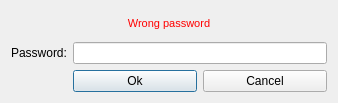
<?xml version="1.0" encoding="UTF-8"?>
<ui version="4.0">
  <class>PasswordDialog</class>
  <widget class="QDialog" name="PasswordDialog">
    <property name="geometry">
      <rect>
        <x>0</x>
        <y>0</y>
        <width>338</width>
        <height>103</height>
      </rect>
    </property>
    <property name="minimumSize">
      <size>
        <width>338</width>
        <height>0</height>
      </size>
    </property>
    <property name="maximumSize">
      <size>
        <width>338</width>
        <height>16777215</height>
      </size>
    </property>
    <property name="windowTitle">
      <string>Enter password</string>
    </property>
    <layout class="QGridLayout" name="gridLayout">
      <item row="1" column="1" colspan="2">
        <widget class="QLineEdit" name="m_passwordEdit">
          <property name="sizePolicy">
            <sizepolicy hsizetype="Expanding" vsizetype="Fixed">
              <horstretch>0</horstretch>
              <verstretch>0</verstretch>
            </sizepolicy>
          </property>
          <property name="echoMode">
            <enum>QLineEdit::Password</enum>
          </property>
        </widget>
      </item>
      <item row="3" column="2">
        <widget class="QPushButton" name="m_cancelButton">
          <property name="text">
            <string>Cancel</string>
          </property>
        </widget>
      </item>
      <item row="1" column="0">
        <widget class="QLabel" name="label">
          <property name="sizePolicy">
            <sizepolicy hsizetype="Maximum" vsizetype="Preferred">
              <horstretch>0</horstretch>
              <verstretch>0</verstretch>
            </sizepolicy>
          </property>
          <property name="text">
            <string>Password:</string>
          </property>
        </widget>
      </item>
      <item row="3" column="1">
        <widget class="QPushButton" name="m_okButton">
          <property name="enabled">
            <bool>true</bool>
          </property>
          <property name="text">
            <string>Ok</string>
          </property>
          <property name="default">
            <bool>true</bool>
          </property>
        </widget>
      </item>
      <item row="0" column="0" colspan="3">
        <widget class="QLabel" name="m_errorLabel">
          <property name="minimumSize">
            <size>
              <width>122</width>
              <height>0</height>
            </size>
          </property>
          <property name="styleSheet">
            <string notr="true">color: #ff0000; font: 11px;</string>
          </property>
          <property name="text">
            <string>Wrong password</string>
          </property>
          <property name="alignment">
            <set>Qt::AlignCenter</set>
          </property>
        </widget>
      </item>
    </layout>
  </widget>
  <resources/>
  <connections>
    <connection>
      <sender>m_okButton</sender>
      <signal>clicked()</signal>
      <receiver>PasswordDialog</receiver>
      <slot>accept()</slot>
      <hints>
        <hint type="sourcelabel">
          <x>142</x>
          <y>84</y>
        </hint>
        <hint type="destinationlabel">
          <x>158</x>
          <y>52</y>
        </hint>
      </hints>
    </connection>
    <connection>
      <sender>m_cancelButton</sender>
      <signal>clicked()</signal>
      <receiver>PasswordDialog</receiver>
      <slot>reject()</slot>
      <hints>
        <hint type="sourcelabel">
          <x>257</x>
          <y>84</y>
        </hint>
        <hint type="destinationlabel">
          <x>158</x>
          <y>52</y>
        </hint>
      </hints>
    </connection>
  </connections>
</ui>
